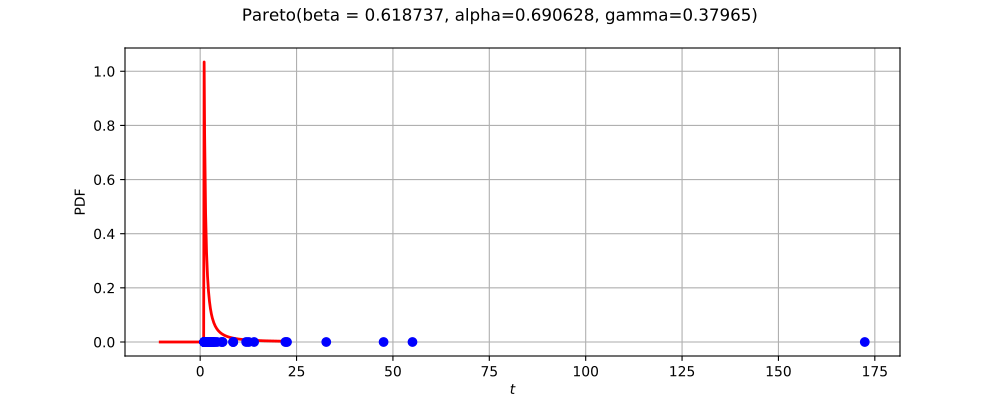

Generate this figure with Python:
import openturns as ot
from matplotlib import pyplot as plt
from openturns.viewer import View
ot.RandomGenerator.SetSeed(0)
factory = ot.ParetoFactory()
ref = factory.build()
dimension = ref.getDimension()
if dimension <= 2:
    sample = ref.getSample(50)
    distribution = factory.build(sample)
    if dimension == 1:
        distribution.setDescription(['$t$'])
        pdf_graph = distribution.drawPDF(256)
        cloud = ot.Cloud(sample, ot.Sample(sample.getSize(), 1))
        cloud.setColor('blue')
        cloud.setPointStyle('fcircle')
        pdf_graph.add(cloud)
        pdf_graph.setTitle(str(distribution))
        fig = plt.figure(figsize=(10, 4))
        pdf_axis = fig.add_subplot(111)
        View(pdf_graph, figure=fig, axes=[pdf_axis], add_legend=False)
    else:
        sample = ref.getSample(500)
        distribution.setDescription(['$t_0$', '$t_1$'])
        pdf_graph = distribution.drawPDF([256]*2)
        cloud = ot.Cloud(sample)
        cloud.setColor('red')
        cloud.setPointStyle('fcircle')
        pdf_graph.add(cloud)
        pdf_graph.setTitle(str(distribution))
        fig = plt.figure(figsize=(10, 4))
        pdf_axis = fig.add_subplot(111)
        View(pdf_graph, figure=fig, axes=[pdf_axis], add_legend=False, square_axes=True)
